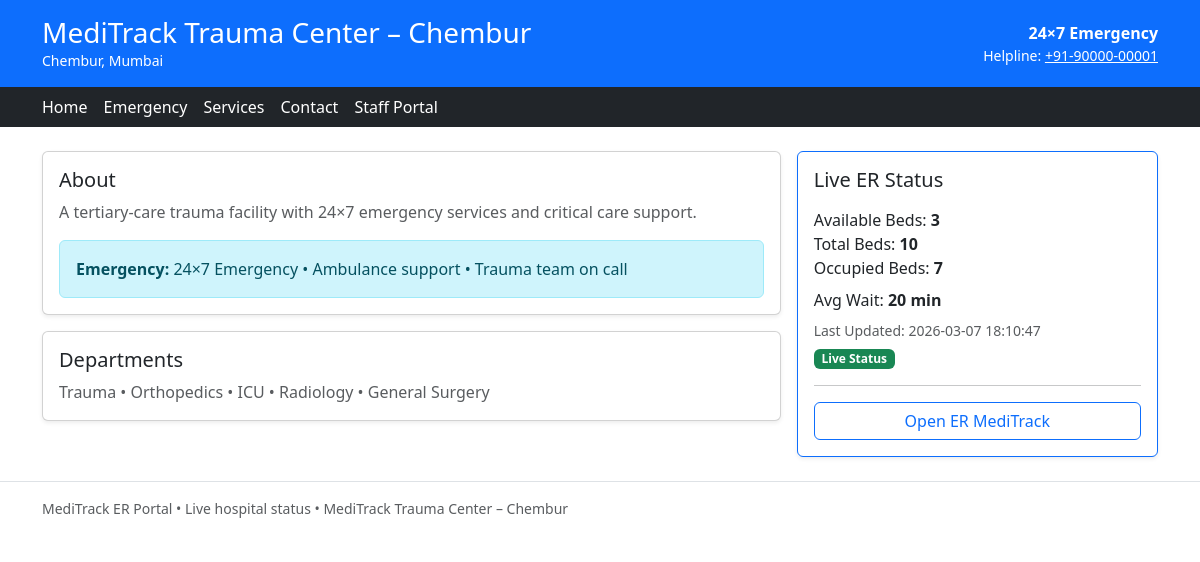
Before: /h/1/home with the older database file.
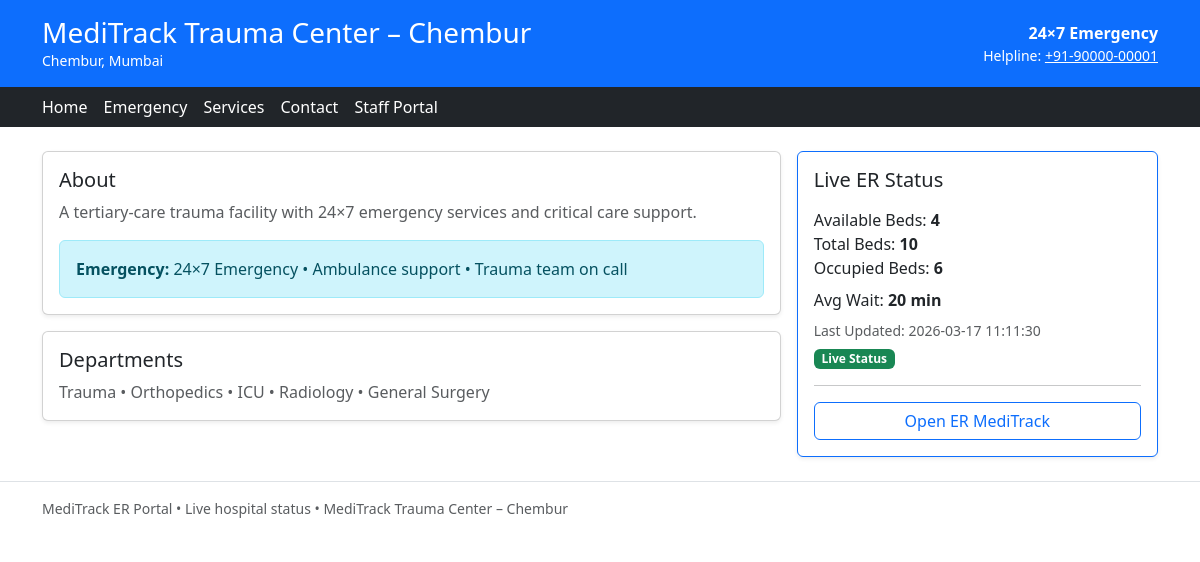
After: the same page with the newer database file.
### tables this page shows
CREATE TABLE hospital_sites (
  hospital_id INTEGER PRIMARY KEY,
  name TEXT NOT NULL,
  address TEXT,
  phone TEXT,
  email TEXT,
  latitude REAL NOT NULL,
  longitude REAL NOT NULL,
  about TEXT,
  emergency_text TEXT,
  services TEXT,
  created_at DATETIME DEFAULT CURRENT_TIMESTAMP NOT NULL
);

CREATE TABLE hospital_status (
  hospital_id INTEGER PRIMARY KEY,
  total_beds INTEGER NOT NULL,
  occupied_beds INTEGER NOT NULL,
  avg_wait_minutes INTEGER DEFAULT 0 NOT NULL,
  last_updated DATETIME DEFAULT CURRENT_TIMESTAMP NOT NULL,
  FOREIGN KEY (hospital_id) REFERENCES hospital_sites(hospital_id) ON DELETE CASCADE
);

### app.py (the view)
@app.route("/h/<int:hospital_id>/home")
def hospital_home(hospital_id):
    h = get_hospital_site(hospital_id)
    if not h:
        return "Hospital not found", 404
    return render_template("hospital_home.html", h=h)

### db.py (called while the page is built)
def get_connection():
    conn = sqlite3.connect(DB_PATH)
    conn.row_factory = sqlite3.Row
    return conn

def get_hospital_site(hospital_id: int):
    sql ="""
    SELECT
      s.hospital_id,
      s.name,
      s.address,
      s.phone,
      s.email,
      s.latitude,
      s.longitude,
      s.about,
      s.emergency_text,
      s.services,
      st.total_beds,
      st.occupied_beds,
      (st.total_beds - st.occupied_beds) AS available_beds,
      st.avg_wait_minutes,
      st.last_updated
    FROM hospital_sites s
    LEFT JOIN hospital_status st ON st.hospital_id = s.hospital_id
    WHERE s.hospital_id = ?
    """
    with get_connection() as conn:
        row = conn.execute(sql, (hospital_id,)).fetchone()
        return dict(row) if row else None

### templates/hospital_home.html
{% extends "hospital_base.html" %}
{% block content %}
<div class="row g-3">
  <div class="col-lg-8">
    <div class="card shadow-sm">
      <div class="card-body">
        <h5>About</h5>
        <p class="text-muted">{{ h.about }}</p>
        <div class="alert alert-info mb-0">
          <b>Emergency:</b> {{ h.emergency_text }}
        </div>
      </div>
    </div>
    <div class="card shadow-sm mt-3">
      <div class="card-body">
        <h5>Departments</h5>
        <p class="text-muted mb-0">{{ h.services }}</p>
      </div>
    </div>
  </div>
  <div class="col-lg-4">
    <div class="card shadow-sm border-primary">
      <div class="card-body">
        <h5 class="mb-3">Live ER Status</h5>
        {% if h.total_beds is not none %}
          <div>Available Beds: <b>{{ h.available_beds }}</b></div>
          <div>Total Beds: <b>{{ h.total_beds }}</b></div>
          <div>Occupied Beds: <b>{{ h.occupied_beds }}</b></div>
          <div class="mt-2">Avg Wait: <b>{{ h.avg_wait_minutes }} min</b></div>
          <div class="small text-muted mt-2">Last Updated: {{ h.last_updated }}</div>
          <span class="badge bg-success mt-2">Live Status</span>
        {% else %}
          <div class="text-muted">Vacancy not reported yet.</div>
          <span class="badge bg-secondary mt-2">Not Reported</span>
        {% endif %}
        <hr/>
        <a class="btn btn-outline-primary w-100" href="/">Open ER MediTrack</a>
      </div>
    </div>
  </div>
</div>
{% endblock %}

### templates/hospital_base.html (shortened to what this page needs)
<!doctype html>
<html lang="en">
<head>
  <link href="https://cdn.jsdelivr.net/npm/bootstrap@5.3.3/dist/css/bootstrap.min.css" rel="stylesheet">
</head>
<body>
  <header class="bg-primary text-white">
    <div class="container py-3">
      <div class="d-flex justify-content-between align-items-center">
        <div>
          <h3 class="mb-0">{{ h.name }}</h3>
          <div class="small">{{ h.address }}</div>
        </div>
        <div class="text-end">
          <div class="fw-bold">24×7 Emergency</div>
          <div class="small">
            Helpline: <a class="text-white" href="tel:{{ h.phone }}">{{ h.phone }}</a>
          </div>
        </div>
      </div>
    </div>
    <nav class="bg-dark">
      <div class="container py-2 d-flex gap-3">
        <a class="text-white text-decoration-none" href="/h/{{ h.hospital_id }}/home">Home</a>
        <a class="text-white text-decoration-none" href="/h/{{ h.hospital_id }}/emergency">Emergency</a>
        <a class="text-white text-decoration-none" href="/h/{{ h.hospital_id }}/services">Services</a>
        <a class="text-white text-decoration-none" href="/h/{{ h.hospital_id }}/contact">Contact</a>
        <a class="text-white text-decoration-none" href="/h/{{ h.hospital_id }}/staff">Staff Portal</a>
      </div>
    </nav>
  </header>
  <main class="container py-4">
    {% block content %}{% endblock %}
  </main>
  <footer class="border-top py-3">
    <div class="container small text-muted">
      MediTrack ER Portal • Live hospital status • {{ h.name }}
    </div>
  </footer>
</body>
</html>

Changed rows visible on the page:
changed hospital_status: occupied_beds "7" → "6"; last_updated "2026-03-07 18:10:47" → "2026-03-17 11:11:30"
Other visible differences:
{{ h.available_beds }}: "3" → "4"
